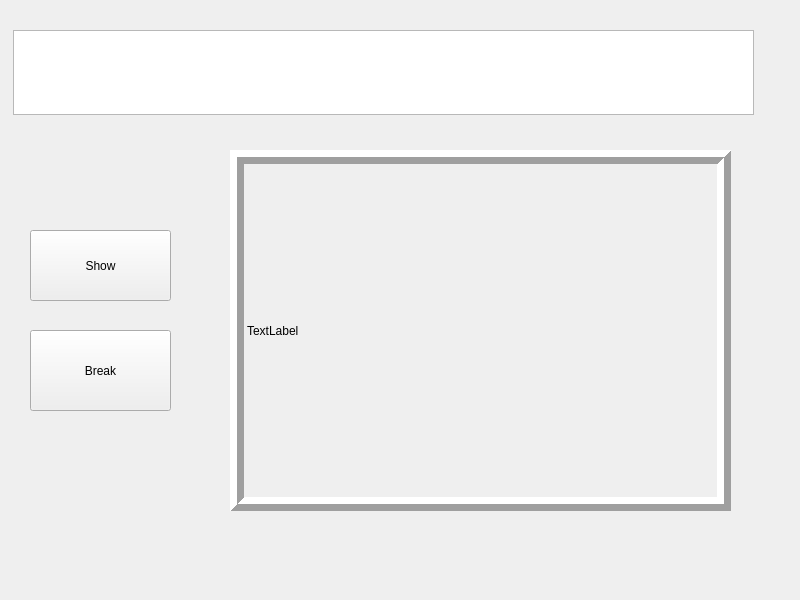
<?xml version="1.0" encoding="UTF-8"?>
<ui version="4.0">
 <class>Widget</class>
 <widget class="QWidget" name="Widget">
  <property name="geometry">
   <rect>
    <x>0</x>
    <y>0</y>
    <width>800</width>
    <height>600</height>
   </rect>
  </property>
  <property name="windowTitle">
   <string>Widget</string>
  </property>
  <widget class="QTextEdit" name="TEXT">
   <property name="geometry">
    <rect>
     <x>13</x>
     <y>30</y>
     <width>741</width>
     <height>85</height>
    </rect>
   </property>
  </widget>
  <widget class="QPushButton" name="SHOW">
   <property name="geometry">
    <rect>
     <x>30</x>
     <y>230</y>
     <width>141</width>
     <height>71</height>
    </rect>
   </property>
   <property name="text">
    <string>Show</string>
   </property>
  </widget>
  <widget class="QLabel" name="imgLabel">
   <property name="geometry">
    <rect>
     <x>230</x>
     <y>150</y>
     <width>501</width>
     <height>361</height>
    </rect>
   </property>
   <property name="frameShape">
    <enum>QFrame::Box</enum>
   </property>
   <property name="frameShadow">
    <enum>QFrame::Raised</enum>
   </property>
   <property name="lineWidth">
    <number>7</number>
   </property>
   <property name="text">
    <string>TextLabel</string>
   </property>
  </widget>
  <widget class="QPushButton" name="Break">
   <property name="geometry">
    <rect>
     <x>30</x>
     <y>330</y>
     <width>141</width>
     <height>81</height>
    </rect>
   </property>
   <property name="text">
    <string>Break</string>
   </property>
  </widget>
 </widget>
 <resources/>
 <connections/>
</ui>
